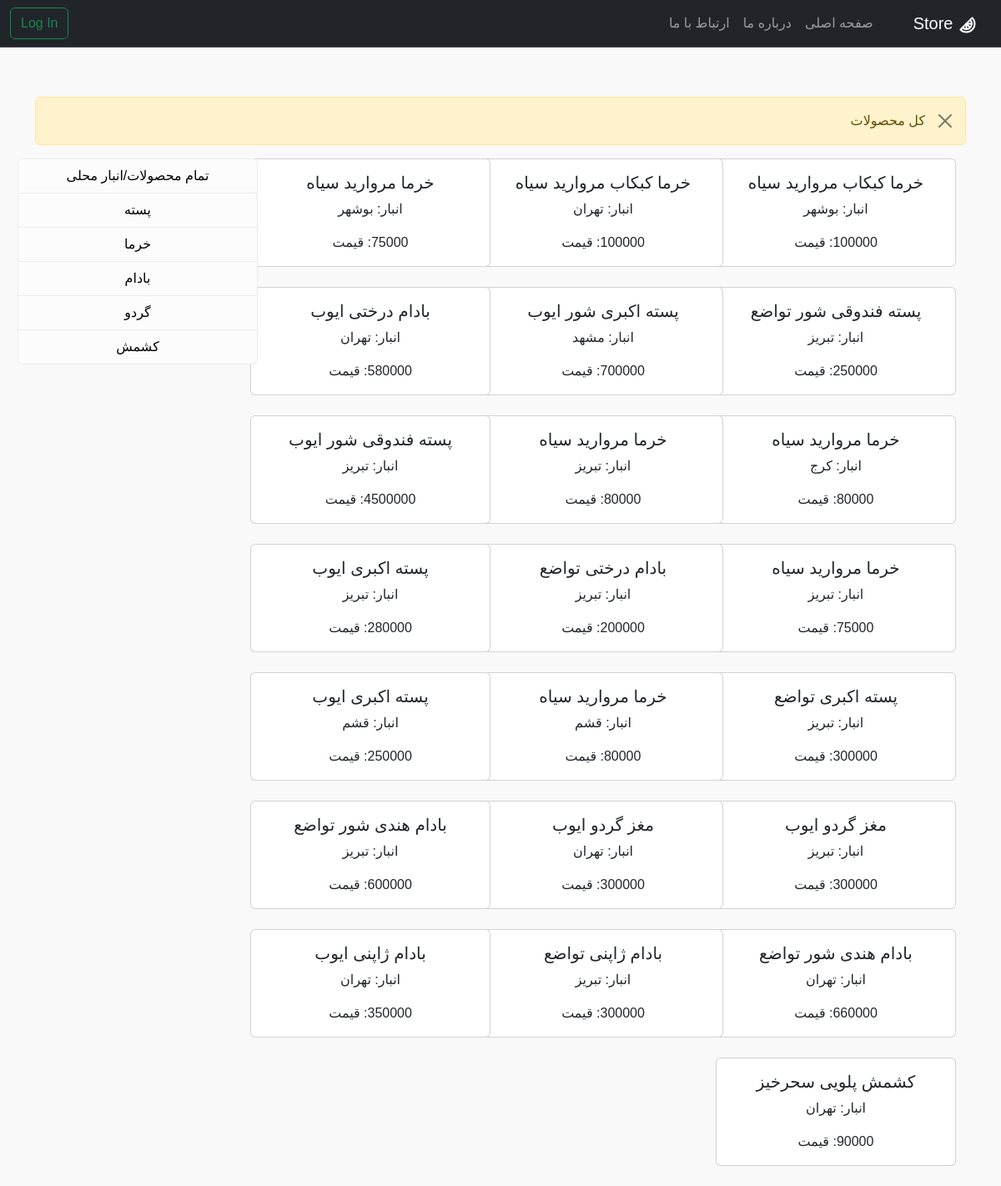
The app's page /, older data.
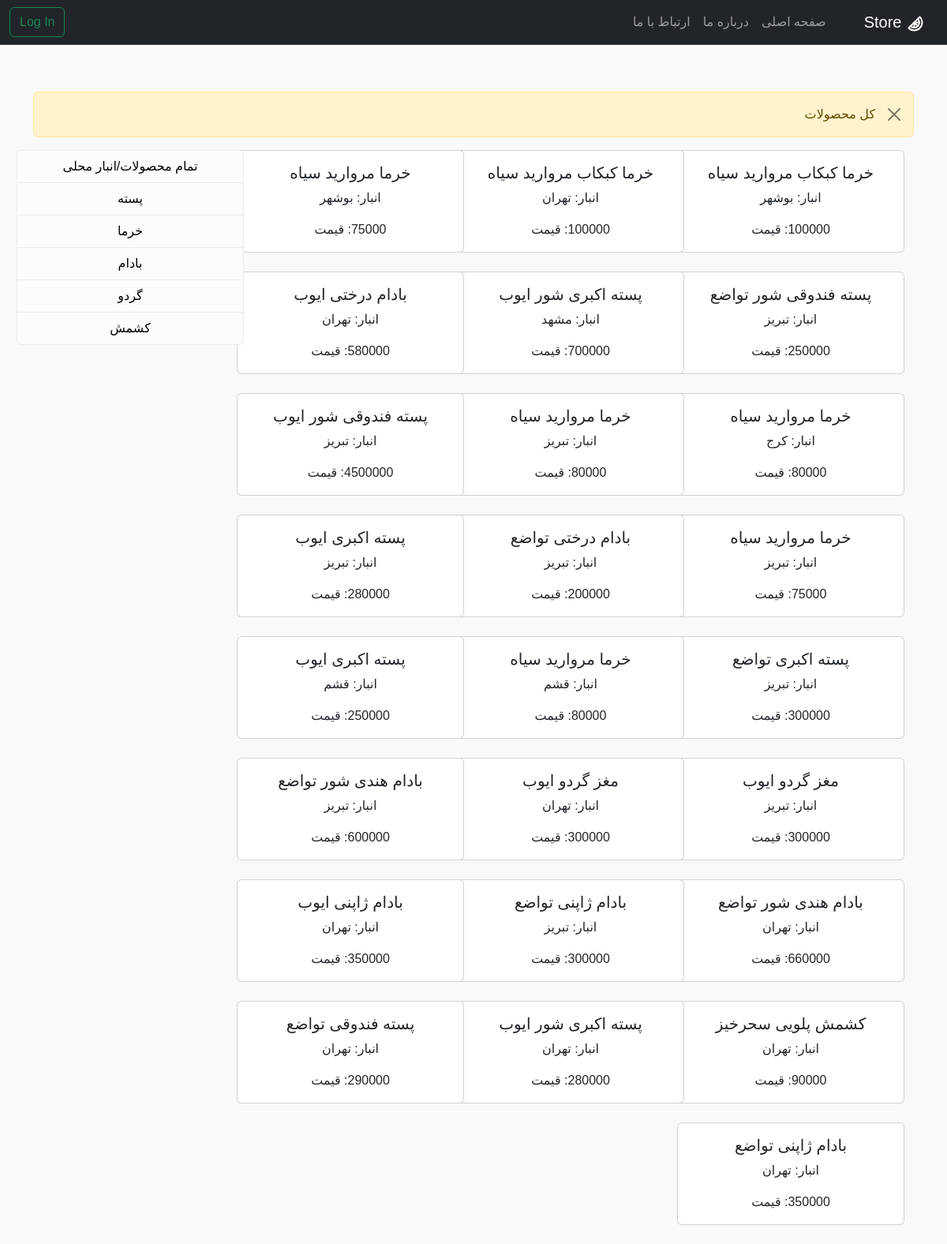
The same page, newer data.
### products/models.py (models this page shows, shortened)
class ProductVariation(models.Model):
    variationId = models.AutoField(primary_key=True)
    productId = models.ForeignKey(ProductCategory, on_delete=models.CASCADE, verbose_name='دسته محصول')
    name = models.CharField(max_length=30, verbose_name='نام محصول')
    Supplier = models.ManyToManyField('Supplier')
    price = models.IntegerField(verbose_name='قیمت (تومان)', help_text='یک بسته 500 گرمی')
    quantity = models.IntegerField(verbose_name='تعداد کالا')
    cityId = models.ForeignKey(City, on_delete=models.CASCADE, verbose_name='انبار', null=True)
    text = models.TextField(max_length=1000, null=True, blank=True, help_text='اجبار پر کردن توضیحات نیست',
                            verbose_name='توضیح محصول')

class Supplier(models.Model):
    SupplierId = models.AutoField(primary_key=True)
    name = models.CharField(max_length=50, help_text='نام برند یا تامین کنندگان', verbose_name='نام تامین کنندگان')
    contactInfo = models.IntegerField(verbose_name='شماره تلفن')
    def __str__(self):
        return f"{self.name}"

class City(models.Model):
    TYPE_CHOICES = (
        ("آبادان", "آبادان"),
        ("بوشهر", "بوشهر"),
        ("تهران", "تهران"),
        ("کرج", "کرج"),
        ("تبریز", "تبریز"),
        ("مشهد", "مشهد"),
        ("اصفهان", "اصفهان"),
        ("شیراز", "شیراز"),
        ("قم", "قم"),
        ("قشم", "قشم"),
        ("کرمان", "کرمان"),
        ("کردستان", "کردستان"),
    )
    name = models.CharField(max_length=50, choices=TYPE_CHOICES)
    def __str__(self):
        return f"{self.name}"

class ProductCategory(models.Model):
    productId = models.AutoField(primary_key=True)  # create primary ky by AutoFild
    name = models.CharField(max_length=30)

### products/views.py (the view)
# urls.py: path('', ProductListViews.as_view(), name='home'),
class ProductListViews(View):
    def get(self, request):
        product_v = ProductVariation.objects.all()
        product_list = ProductCategory.objects.all()
        default_product_v = ProductVariation.objects.all()
        category = request.GET.get('categories')
        if category:
            product_v = product_v.filter(productId=category)
            messages.success(request, 'مکان موقعیت شما خارج از انبار محلی شما است.')
        elif request.user.is_authenticated:
            product_v = product_v.filter(cityId=request.user.city)
            messages.success(request, f' موقعیت محلی  : {self.request.user.city} هستید ')
        else:
            product_v = default_product_v
            messages.success(request, 'کل محصولات')
        context = {
            'product_v': product_v,
            'cat': product_list,
        }
        return render(request, 'home.html', context=context)

### templates/home.html (shortened to what this page needs)
{% extends 'base.html' %}
{% block content %}
<div class="d-flex justify-content-between align-items-center">
    <br>
    <br>
</div>
{% if messages %}
<div class="messages">
    {% for message in messages %}
    <div class="alert alert-warning alert-dismissible fade show" role="alert">
        {{ message }}
        <button type="button" class="btn-close" data-bs-dismiss="alert" aria-label="Close"></button>
    </div>
    {% endfor %}
    {% else %}
    <div class="alert alert-warning alert-dismissible fade show" role="alert">
        <button type="button" class="btn-close" data-bs-dismiss="alert" aria-label="Close"></button>
    </div>
</div>
{% endif %}
<div class="container">
    <div class="row">
        <div class="col-md-9">
            <div class="row">
                {% for product in product_v %}
                <div class="col-md-4 text-center">
                    <a href="{% url 'pro_v' product.pk %}" style="text-decoration: none; color: #212529;">
                        <div class="card touchable" style="width: 18rem;">
                            <div class="card-body">
                                <h5 class="card-title">{{ product.name }} {{ product.Supplier.first }}</h5>
                                <p class="card-text">انبار: {{ product.cityId }}</p>
                                <p class="card-text">{{ product.price }}: قیمت</p>
                            </div>
                        </div>
                        <br>
                    </a>
                </div>
                {% endfor %}
            </div>
        </div>
        <div class="col-md-3">
            <div style="width: 18rem;">
                <div class="list-group text-center">
                    <a href="{% url 'home' %}" class="list-group-item list-group-item-action list-group-item-light"
                       style="text-decoration: none; color: black;">
                        تمام محصولات/انبار محلی
                    </a>
                    {% for c in cat %}
                    <a href="/?categories={{ c.pk }}"
                       class="list-group-item list-group-item-action list-group-item-light"
                       style="text-decoration: none; color: black;">
                        {{ c.name }}
                    </a>
                    {% endfor %}
                </div>
            </div>
        </div>
    </div>
</div>
{% endblock %}

### templates/base.html (shortened to what this page needs)
{% load static %}
<html dir="rtl" lang="fa-IR">
<head>
    <link rel="stylesheet" href="{% static 'css/web_css.css' %}">
    <link href="https://cdn.jsdelivr.net/npm/bootstrap@5.3.0/dist/css/bootstrap.min.css" rel="stylesheet"
>
</head>
<body style="direction: rtl;" class="body_text">
<nav class="navbar navbar-expand-lg bg-dark border-bottom border-bottom-dark fixed-top" data-bs-theme="dark">
    <div class="container-fluid ">
        <a class="navbar-brand" href="{% url 'home' %} ">
            Store</a>
        <div class="collapse navbar-collapse" id="navbarSupportedContent">
            <ul class="navbar-nav" style="direction: rtl;">
                <li class="nav-item">
                    <a class="nav-link " aria-current="page" href="{% url 'home' %}"> صفحه اصلی</a>
                </li>
                <li>
                    <a class="nav-link" aria-current="page" href="{% url 'about' %}">درباره ما</a>
                </li>
                <li>
                    <a class="nav-link" aria-current="page" href="{% url 'contact_us' %}">ارتباط با ما</a>
                </li>
            </ul>
            <div class="btn-group ">
                {% if user.is_authenticated %}
                <button class="btn btn-outline-success dropdown-toggle mx-auto" type="button"
                        data-bs-toggle="dropdown"
                        data-bs-display="static" aria-expanded="false">
                    <svg xmlns="http://www.w3.org/2000/svg" class="icon icon-tabler icon-tabler-user" width="24"
                         height="24" viewBox="0 0 24 24" stroke-width="2" stroke="currentColor" fill="none"
                         stroke-linecap="round" stroke-linejoin="round">
                        <path stroke="none" d="M0 0h24v24H0z" fill="none"></path>
                        <path d="M8 7a4 4 0 1 0 8 0a4 4 0 0 0 -8 0"></path>
                        <path d="M6 21v-2a4 4 0 0 1 4 -4h4a4 4 0 0 1 4 4v2"></path>
                    </svg>
                    {{ user.username }}
                </button>
                <ul class="dropdown-menu">
                    <li class="r-text"><span class="dropdown-item disabled ">{{ user.username }}</span></li>
                    <li><a class="dropdown-item" href="{% url 'my_profile' username=user.username %}">پروفایل
                        <svg xmlns="http://www.w3.org/2000/svg" class="icon icon-tabler icon-tabler-user" width="20"
                             height="20" viewBox="0 0 24 24" stroke-width="2" stroke="currentColor" fill="none"
                             stroke-linecap="round" stroke-linejoin="round">
                            <path stroke="none" d="M0 0h24v24H0z" fill="none"></path>
                            <path d="M8 7a4 4 0 1 0 8 0a4 4 0 0 0 -8 0"></path>
                            <path d="M6 21v-2a4 4 0 0 1 4 -4h4a4 4 0 0 1 4 4v2"></path>
                        </svg>
                    </a>
                    </li>
                    <li><a class="dropdown-item icofont-cart" href="{% url 'checkout' %}">سبد خرید
                        <svg xmlns="http://www.w3.org/2000/svg" class="icon icon-tabler icon-tabler-shopping-cart"
                             width="20" height="20" viewBox="0 0 24 24" stroke-width="2" stroke="currentColor"
                             fill="none" stroke-linecap="round" stroke-linejoin="round">
                            <path stroke="none" d="M0 0h24v24H0z" fill="none"></path>
                            <path d="M6 19m-2 0a2 2 0 1 0 4 0a2 2 0 1 0 -4 0"></path>
                            <path d="M17 19m-2 0a2 2 0 1 0 4 0a2 2 0 1 0 -4 0"></path>
                            <path d="M17 17h-11v-14h-2"></path>
                            <path d="M6 5l14 1l-1 7h-13"></path>
                        </svg>
                    </a>
                    </li>
                    <li><a class="dropdown-item" href="{% url 'edit_profile' username=user.username %}">تنظیمات پروفایل
                        <svg xmlns="http://www.w3.org/2000/svg" class="icon icon-tabler icon-tabler-settings" width="20"
                             height="20" viewBox="0 0 24 24" stroke-width="2" stroke="currentColor" fill="none"
                             stroke-linecap="round" stroke-linejoin="round">
                            <path stroke="none" d="M0 0h24v24H0z" fill="none"></path>
                            <path d="M10.325 4.317c.426 -1.756 2.924 -1.756 3.35 0a1.724 1.724 0 0 0 2.573 1.066c1.543 -.94 3.31 .826 2.37 2.37a1.724 1.724 0 0 0 1.065 2.572c1.756 .426 1.756 2.924 0 3.35a1.724 1.724 0 0 0 -1.066 2.573c.94 1.543 -.826 3.31 -2.37 2.37a1.724 1.724 0 0 0 -2.572 1.065c-.426 1.756 -2.924 1.756 -3.35 0a1.724 1.724 0 0 0 -2.573 -1.066c-1.543 .94 -3.31 -.826 -2.37 -2.37a1.724 1.724 0 0 0 -1.065 -2.572c-1.756 -.426 -1.756 -2.924 0 -3.35a1.724 1.724 0 0 0 1.066 -2.573c-.94 -1.543 .826 -3.31 2.37 -2.37c1 .608 2.296 .07 2.572 -1.065z"></path>
                            <path d="M9 12a3 3 0 1 0 6 0a3 3 0 0 0 -6 0"></path>
                        </svg>
                    </a>
                    </li>
                    <li><a class="dropdown-item" href="{% url 'logout' %}">خروج از حساب کاربری
                        <svg xmlns="http://www.w3.org/2000/svg" class="icon icon-tabler icon-tabler-logout-2" width="20"
                             height="20" viewBox="0 0 24 24" stroke-width="2" stroke="currentColor" fill="none"
                             stroke-linecap="round" stroke-linejoin="round">
                            <path stroke="none" d="M0 0h24v24H0z" fill="none"></path>
                            <path d="M10 8v-2a2 2 0 0 1 2 -2h7a2 2 0 0 1 2 2v12a2 2 0 0 1 -2 2h-7a2 2 0 0 1 -2 -2v-2"></path>
                            <path d="M15 12h-12l3 -3"></path>
                            <path d="M6 15l-3 -3"></path>
                        </svg>
                    </a></li>
                </ul>
                {% else %}
                <a class="btn btn-outline-success mx-auto" href="{% url 'login' %}">Log In</a>
                {% endif %}
            </div>
        </div>
    </div>
</nav>
</body>
</html>
<div class="container">
    {% block content %}
    {% endblock content %}
</div>

### static/css/web_css.css (style rules this page uses)
.body_text { font-family: Vazirmatn, sans-serif; background-color: #f9f9f9; padding-top: 60px; }
.navbar-nav { margin-left: auto; }

### templates/base.html (style rules this page uses)
.navbar-nav { margin-left: auto; }

Row changes from the older to the newer data that the page shows:
added ProductVariation: name "پسته اکبری شور", Supplier.first "ایوب", cityId "تهران", price "280000"
added ProductVariation: name "پسته فندوقی", Supplier.first "تواضع", cityId "تهران", price "290000"
added ProductVariation: name "بادام ژاپنی", Supplier.first "تواضع", cityId "تهران", price "350000"
